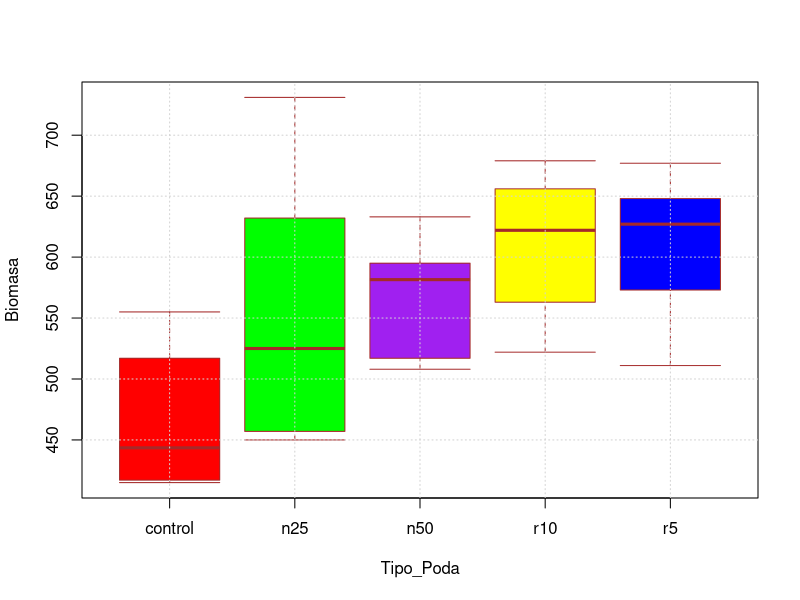

Reproduce this figure in R.
## ---- chunk 1
setwd("C:/Users/34636/Desktop/Alejandro_Arzola_ME_3_entrega/DATOS")
h=read.table("plantas_poda.txt", dec=".", sep = ",", header = T)
h
attach(h)

#----------------------------------------------------------------------------------
#Vamos a visualizar los datos 
control<-Biomasa[Tipo_Poda=="control"]
n25<-Biomasa[Tipo_Poda=="n25"]
n50<-Biomasa[Tipo_Poda=="n50"]
r10<-Biomasa[Tipo_Poda=="r10"]
r5<-Biomasa[Tipo_Poda=="r5"]

n<-length(control)
yij<-c(n25,n50,r10,r5,control)
Y_m_T<-mean(yij)
STC<-sum((yij-Y_m_T)^2);STC

SCT<-n*((mean(control)-Y_m_T)^2+(mean(n25)-Y_m_T)^2+ (mean(n50)-Y_m_T)^2+(mean(r10)-Y_m_T)^2+(mean(r5)-Y_m_T)^2);SCT

SCE<-STC-SCT;SCE

s12<-SCT/4;s12

s2<-SCE/(25);s2

FA<-s12/s2;FA
#a) 
#HO= las medias son iguales
#H1= 2 o mas medias no son iguales
# Como F> 2.975154 Se rechaza H0
datos<-data.frame(variable=c(n25,control,n50,r10,r5))
grupo=factor(c(rep(1,n),rep(2,n),rep(3,n),rep(4,n),rep(5,n)))
attach(datos)
ANOVA<-aov(variable~grupo,data= datos)
summary(ANOVA)
qf(0.95,3,26)
# Por lo tanto no podemos  considerar que los 4 metodos producen resultados equivalentes
#b)
# 
xdatos<-data.frame(control,n25,n50,r10,r5)
boxplot(xdatos,
col = c("red","green","purple","yellow","blue"),
ylab="Biomasa",
xlab="Tipo_Poda",
staplewex=1,
border= "brown")
grid()
# El metodo superior de poda es el r5 por que es el que mas biomasa de media acaba produciendo al final sera la que mas rendimiento de crecimiento tendra.
